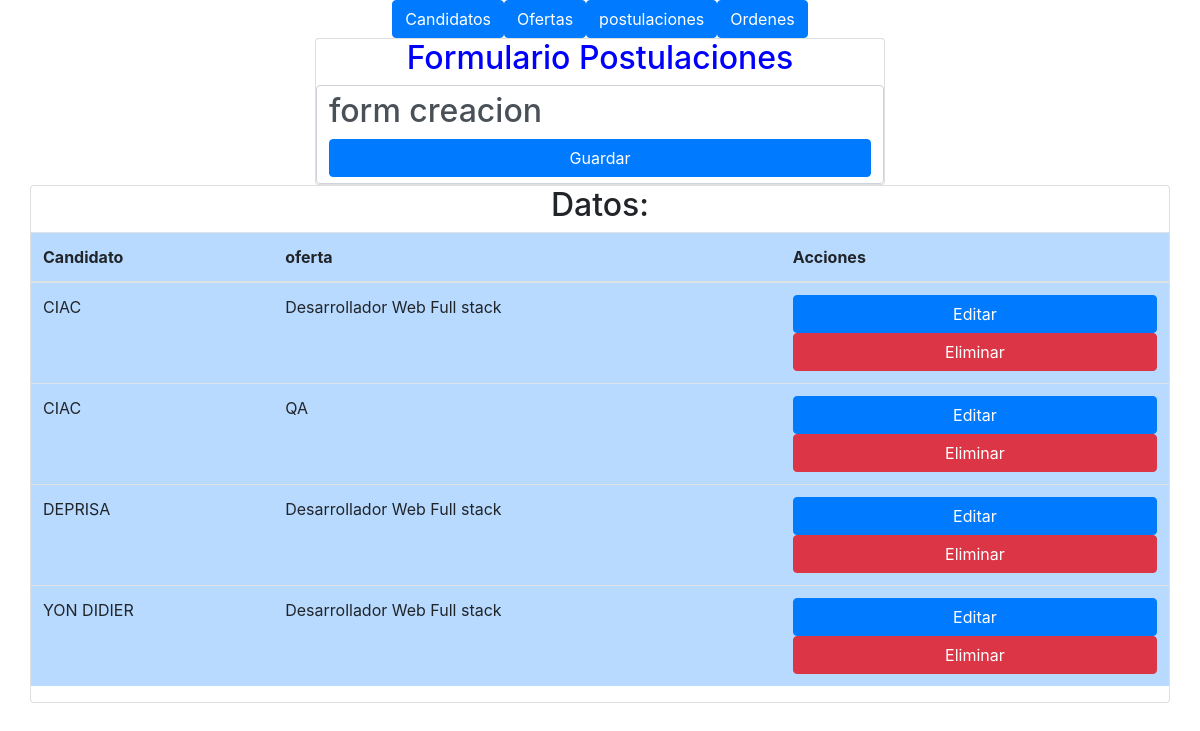
Screenshot of /contratacion/eliminar_postulacion/4/ with the database file from the repository.
### contratacion/models.py (models this page shows, shortened)
class Postulacion(models.Model):
    candidato = models.ForeignKey(Candidato, on_delete=models.CASCADE)
    oferta_laboral = models.ForeignKey(OfertaLaboral, on_delete=models.CASCADE)
    class Meta:
        verbose_name = "Postulación"
        verbose_name_plural = "Postulaciones"

class Candidato(models.Model):
    class EstadoEnum(models.TextChoices):
        RECLUTA = 'Reclutamiento', 'Reclutamiento'
        CONTRAT = 'Contratacion', 'Contratacion'
    estado = models.CharField(
        max_length=20,
        choices=EstadoEnum.choices,
        default=EstadoEnum.RECLUTA,
        null=True,
    )
    nombre = models.CharField(max_length=100,)
    cedula = models.CharField(max_length=20, blank=True, null=True)
    fecha_nacimiento = models.DateField(null=True, blank=True)
    rh = models.CharField(max_length=3, blank=True, null=True)
    ciudad_expedicion = models.CharField(max_length=100, blank=True, null=True)
    ciudad_nacimiento = models.CharField(max_length=100, blank=True, null=True)
    ciudad_domicilio = models.CharField(max_length=100, blank=True, null=True)
    def __str__(self):
        return self.nombre
    class Meta:
        verbose_name = "Candidato"
        verbose_name_plural = "Candidatos"

class OfertaLaboral(models.Model):
    cargo = models.CharField(max_length=100)
    cliente = models.TextField(blank=True, null=True)
    descripcion = models.TextField(blank=True, null=True)
    ciudad = models.CharField(max_length=100, blank=True, null=True)
    def __str__(self):
        return self.cargo
    class Meta:
        verbose_name = "Oferta Laboral"
        verbose_name_plural = "Ofertas Laborales"

### contratacion/views.py (the view, shortened to what this page needs)
# urls.py: path('eliminar_postulacion/<int:pk>/', views.EliminarPostulacion.as_view(), name='eliminar_postulacion'),
class EliminarPostulacion(generic.DeleteView):
    model = m.Postulacion
    template_name = 'postulacion_list.html'
    success_url = reverse_lazy('contratacion:crear_postulacion')
    def get_context_data(self, **kwargs):
        kwargs.update({
            'postulaciones': m.Postulacion.objects.all(),
        })
        return super().get_context_data(**kwargs)

### contratacion/templates/postulacion_list.html (shortened to what this page needs)
{% load static %}
{% load crispy_forms_tags %}
<!DOCTYPE html>
<html lang="en">
<head>
    <link rel="stylesheet" href="https://cdn.jsdelivr.net/npm/bootstrap@4.0.0/dist/css/bootstrap.min.css">
</head>
<body class="container">
    <div class="row d-flex justify-content-center">
        <a class="btn btn-primary" href="{% url 'contratacion:crear_candidato' %}">Candidatos</a>
        <a class="btn btn-primary"  href="{% url 'contratacion:crear_oferta' %}">Ofertas</a>
        <a class="btn btn-primary"  href="{% url 'contratacion:crear_postulacion' %}">postulaciones</a>
        <a class="btn btn-primary"  href="{% url 'contratacion:crear_orden' %}">Ordenes</a>
    </div>
    <div class="row  d-flex justify-content-center">
        <div class="card w-50">
                <div class="h2 text-center w-100" style="color: blue">Formulario Postulaciones</div>
                <form method="POST"
                    {% if form2 %}
                    action="{% url 'contratacion:editar_postulacion' object.id %}"
                    {% else %}
                    action="{% url 'contratacion:crear_postulacion' %}"
                    {% endif %}
                    class="form-control">
                        {% if form2 %}
                        <div class="h2"> form Actualizacion</div>
                        {{ form2|crispy }}
                        {% else %}
                        <div class="h2"> form creacion</div>
                        {% endif %}
                        <div class="d-flex justify-content-center">
                            <button type="submit" class="btn btn-primary w-100">Guardar</button>
                        </div>
                </form>
            </div>
        </div>
        <div class="row d-flex justify-content-center">
         <div class=" card w-100">
            <h2 class="w-100 d-flex justify-content-center">Datos:</h2>
            <table class="table w-100 table-primary ">
                <thead class="table-primary">
                    <tr>
                        <th>Candidato</th>
                        <th>oferta</th>
                        <th>Acciones</th>
                    </tr>
                </thead>
                <tbody>
                    {% for candidato in postulaciones %}
                    <tr>
                        <td>{{ candidato.candidato }}</td>
                        <td>{{ candidato.oferta_laboral }}</td>
                        <td>
                            <a  class="btn btn-primary w-100" href="{% url 'contratacion:editar_postulacion' candidato.id %}" >Editar</a>
                            <form action="{% url 'contratacion:eliminar_postulacion' candidato.id %}" method="post" style="display:inline;">
                                <button type="submit" class="btn btn-danger w-100" onclick="return confirm('¿Estás seguro de que quieres eliminar este producto?');">Eliminar</button>
                            </form>
                        </td>
                    </tr>
                    {% endfor %}
                </tbody>
            </table>
         </div>
    </div>
</body>
</html>

### rows the page displays
Postulacion: candidato "CIAC", oferta_laboral "Desarrollador Web Full stack"
Postulacion: candidato "CIAC", oferta_laboral "QA"
Postulacion: candidato "DEPRISA", oferta_laboral "Desarrollador Web Full stack"
Postulacion: candidato "YON DIDIER", oferta_laboral "Desarrollador Web Full stack"
